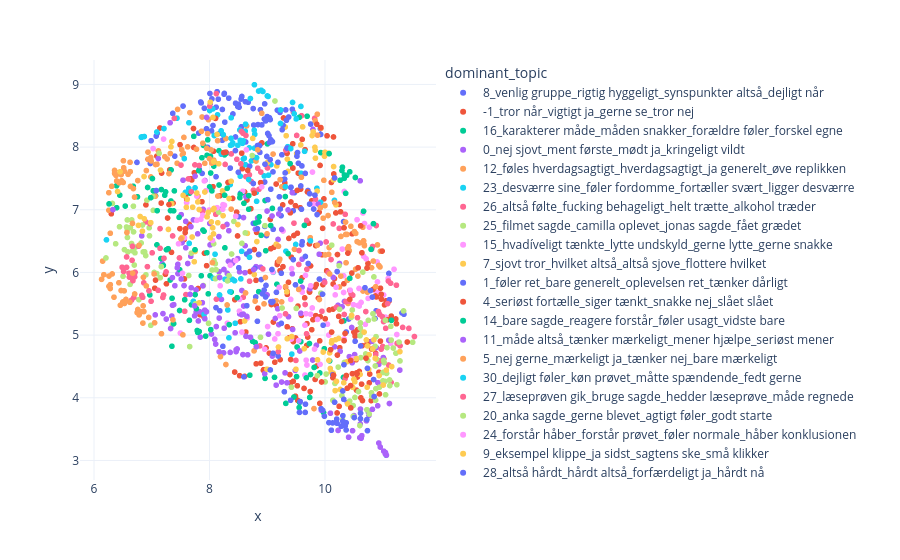

The notebook cell this image was saved under:
### Code cell
document_map = document_map(topic_data)
document_map.show()


document_map.write_html('/work/Ccp-MePSDA/output/plots/bts_document_map.html')
